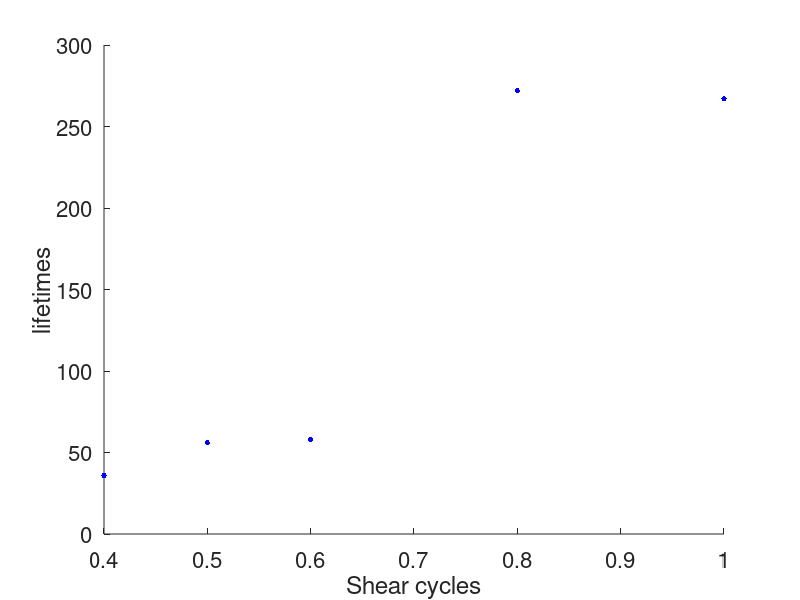

MATLAB code to generate this figure:
% plot lifetime vs amplitude
%
% Author: Eric
% Date: 6-8-18


% 6-3-18 data
% lifetimes in shear cycles
lifetimes = [36 56 58 272 267];
% amplitudes in V
amplitudes = [0.4 0.5 0.6 0.8 1.0];

% 

figure;
hold on
plot(amplitudes, lifetimes,'b.', 'MarkerFaceColor', 'b', 'MarkerSize', 12);

% title('Training','FontSize', 20);
xlabel('Shear cycles','FontSize', 18);
ylabel('lifetimes','FontSize', 18);
% ylim([0.02 0.05])
% xlim([0 550])
% axis([0 max(t) 0.02 0.14]);

xt = get(gca,'XTick');
set(gca, 'FontSize', 16)

hold off